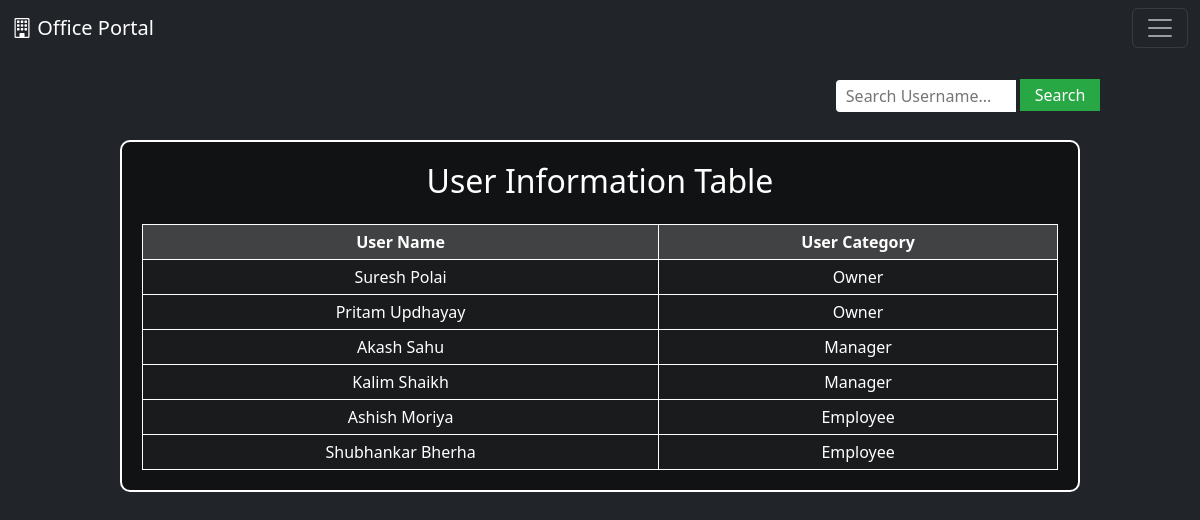
The app's page /user-table/ with its own data.
### home/models.py (models this page shows, shortened)
class Profile(models.Model):
    category = [
        ('Owner', 'Owner'),
        ('Manager', 'Manager'),
        ('Employee', 'Employee'),
        ('Internship', 'Internship')
    ]
    name = models.ForeignKey(User, on_delete=models.CASCADE)
    user_image = models.ImageField(upload_to='profile/', default='default_user/def_user.jpg')
    desc = models.TextField(max_length=5000, null=True, blank=True)
    contact_no = models.CharField(max_length=10)
    user_category = models.CharField(choices=category, default='Employee', max_length=50)

### home/views.py (the view, shortened to what this page needs)
# urls.py: path('user-table/', views.tablePageFunction, name='table'),
def tablePageFunction(request):
    profile = list(Profile.objects.all().values())
    for a1 in range(len(profile)):
        for a2 in range(len(profile)):
            if profile[a1]['user_category'][:1] > profile[a2]['user_category'][:1]:
                profile[a1], profile[a2] = profile[a2], profile[a1]
    lst = []; lst_data = []
    for i in profile:
        lst += [i['name_id']]
    for j in range(len(lst)):
        lst_data += [User.objects.get(id=lst[j])]
    zipped_data = zip(profile, lst_data)
    checkUserDataForTable = request.GET.get('search_user')
    context = {
        'zipped_data' : zipped_data
    }
    return render(request, 'table.html', context)

### home/navbar.py (called while the page is built)
def NavbarFunction(request):
    if request.user.is_authenticated:
        User_Profile = Profile.objects.get(name = request.user.id)
        return {
            "Category" : User_Profile.user_category,
        }
    return {
        "Category" : "Employee",
    }

### templates/table.html (shortened to what this page needs)
{% extends 'base.html' %}
{% block body %}
<div class="search-bar">
    <form method="GET">
        <input type="text" name="search_user" placeholder="Search Username..." required>
        <button type="submit" class="btn-table-mt">Search</button>
    </form>
</div>
<div style="position: relative; top: 110px;">
    <div class="container table-container">
        <h2 class="text-center mb-4">User Information Table</h2>
        <table>
            <thead>
                <tr>
                    <th>User Name</th>
                    <th>User Category</th>
                </tr>
            </thead>
            <tbody>
                {% if zipped_data %}
                    {% for i, user in zipped_data %}
                        <tr>
                            <td>
                                <a href="{% url 'profile' user.id user.username 1 %}">
                                    {{ user.first_name }} {{ user.last_name }}
                                </a>
                            </td>
                            <td>
                                <a href="{% url 'profile' user.id user.username 1 %}">
                                    {{ i.user_category }}
                                </a>
                            </td>
                        </tr>
                    {% endfor %}
                {% else %}
                    <tr>
                        <td colspan="2">No users found.</td>
                    </tr>
                {% endif %}
            </tbody>
        </table>
    </div>
</div>
{% endblock %}

### templates/table.html (style rules this page uses)
body { background-color: rgb(33, 37, 41); color: white; }
.table-container { margin: 30px auto; padding: 20px; background-color: rgba(0, 0, 0, 0.5); border-radius: 10px; border: 2px solid white; width: 80%; }
.search-bar { position: absolute; top: 80px; right: 100px; display: flex; }
.search-bar input { flex: 1; padding: 10px; border: none; border-radius: 4px 0 0 4px; outline: none; font-size: 16px; height: 4vh; width: 15vw; }
.search-bar button { width: 80px; border: none; background-color: #28a745; color: white; cursor: pointer; outline: none; font-size: 16px; height: 4vh; }
table { width: 100%; border-collapse: collapse; }
th, td { text-align: center; padding: 5px; border: 1px solid white; }
th { background-color: rgba(255, 255, 255, 0.204); }
td { background-color: rgba(255, 255, 255, 0.04); }
a { color: white; text-decoration: none; }
.btn-table-mt { position: relative; top: -1px; }

### records on screen
Profile: first_name "Suresh", last_name "Polai", user_category "Owner"
Profile: first_name "Pritam", last_name "Updhayay", user_category "Owner"
Profile: first_name "Akash", last_name "Sahu", user_category "Manager"
Profile: first_name "Kalim", last_name "Shaikh", user_category "Manager"
Profile: first_name "Ashish", last_name "Moriya", user_category "Employee"
Profile: first_name "Shubhankar", last_name "Bherha", user_category "Employee"
